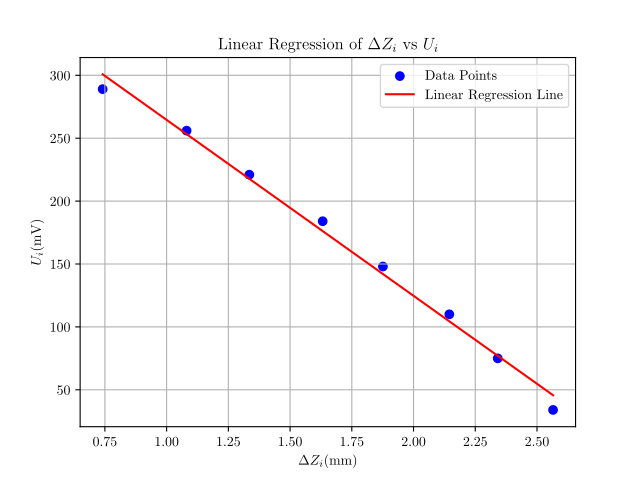

Source code (Python):

import numpy as np
import matplotlib.pyplot as plt
from sklearn.linear_model import LinearRegression
import matplotlib

plt.rcParams.update({
    "text.usetex": True,
    "font.family": "CMU Serif",
})
matplotlib.rcParams['mathtext.fontset'] = 'stix'
# Data
x = np.array([2.565, 2.341, 2.145, 1.876, 1.632, 1.335, 1.081, 0.741]).reshape(-1, 1)
y = np.array([34, 75, 110, 148, 184, 221, 256, 289])

# Perform linear regression
model = LinearRegression()
model.fit(x, y)
# Get the slope and intercept of the line best fit
slope = model.coef_[0]
intercept = model.intercept_
print(f"Slope: {slope}")
# Generate predictions
y_pred = model.predict(x)

# Plotting
plt.scatter(x, y, color='blue', label='Data Points')
plt.plot(x, y_pred, color='red', label='Linear Regression Line')
plt.title('Linear Regression of $\\Delta Z_i$ vs $U_i$ ')
plt.xlabel('$\\Delta Z_i(\mathrm{mm})$')
plt.ylabel('$U_i(\mathrm{mV})$')
plt.legend()
plt.grid()
plt.savefig("plot2.pdf")
